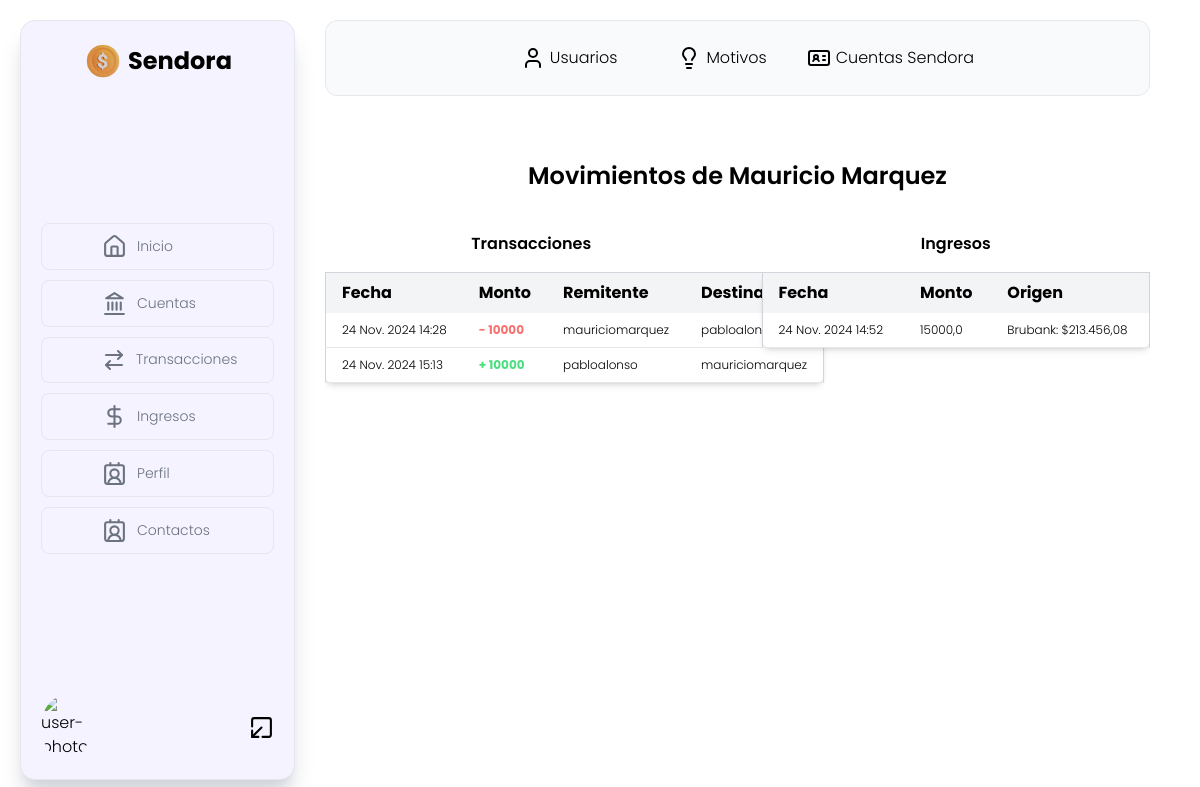
The app's page /movimientos/21/, older data.
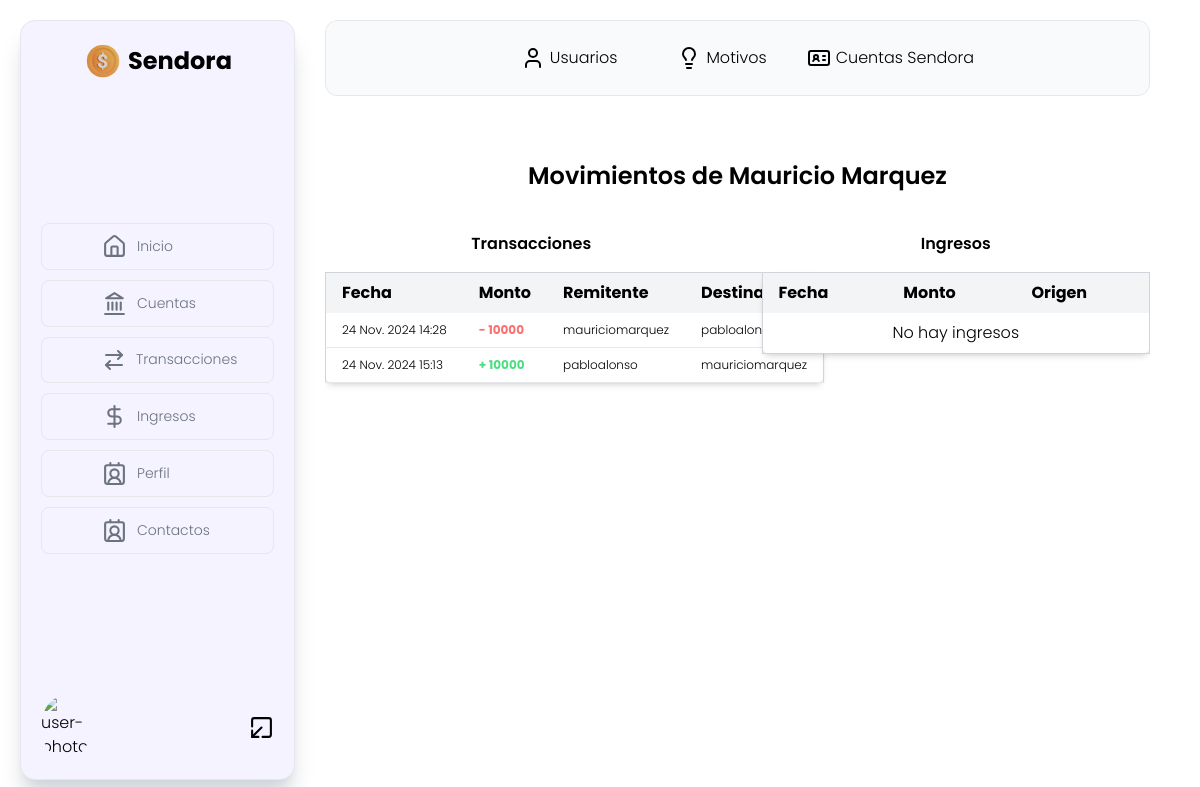
The same page, newer data.
### Apps/Transactions/models.py (models this page shows, shortened)
class Transactions(models.Model):
    monto = models.IntegerField()
    remitente = models.ForeignKey(Users, on_delete=models.CASCADE, related_name="transaciones_como_remitente")
    destinatario = models.ForeignKey(Users, on_delete=models.CASCADE, related_name="transaciones_como_destinatario")
    fecha_y_hora = models.DateTimeField(auto_now_add=True)
    motivo = models.ForeignKey(Motives, on_delete=models.CASCADE, null=True)
    class Meta:
        verbose_name = "Transacion"
        verbose_name_plural = "Transacciones"

### Apps/Users/models.py (models this page shows)
class Users(AbstractUser):
    actualizado = models.DateTimeField(auto_now=True)  # Se actualiza automáticamente
    class Meta:
        db_table = "users"
        verbose_name = "Usuario"
        verbose_name_plural = "Usuarios"
    def __str__(self):
        return f"{self.first_name} {self.last_name}"

### Apps/Income/models.py (models this page shows)
class Incomes(models.Model):
    monto = models.FloatField()
    origen = models.ForeignKey(BankAccounts, on_delete=models.CASCADE)
    destino = models.ForeignKey(SendoraAccounts, on_delete=models.CASCADE, null=True)
    fecha_y_hora = models.DateTimeField(auto_now_add=True)
    class Meta:
        verbose_name = "Ingreso"
        verbose_name_plural = "Ingresos"
    def __str__(self):
        return f"Ingreso N°{self.id}. De {self.origen} a tu cuenta Sendora. Fecha: {self.fecha_y_hora}"

### Apps/Accounts/models.py (models this page shows)
class BankAccounts(models.Model):
    alias = models.CharField(max_length=50)
    titular = models.ForeignKey(Users, on_delete=models.CASCADE,)
    saldo = models.DecimalField(
        default=generar_saldo_aleatorio,  # Usamos la función para generar el saldo aleatorio
        decimal_places=2,
        max_digits=10
    )
    banco  = models.ForeignKey(Banks, on_delete=models.CASCADE, null=True)
    def __str__(self):
        saldo_formateado = f"{self.saldo:,.2f}".replace(",", "X").replace(".", ",").replace("X", ".")
        return f"{self.banco}: ${str(saldo_formateado)}  "
    class Meta:
        verbose_name = "Bancaria"
        verbose_name_plural = "Bancarias"

### Apps/Banks/models.py (models this page shows)
class Banks(models.Model):
    nombre = models.CharField(max_length=50)  # Nombre del banco
    email = models.EmailField(null=True, blank=True)  # Correo electrónico de contacto
    website = models.URLField(null=True, blank=True)  # Sitio web oficial
    def __str__(self):
        return self.nombre
    class Meta:
        verbose_name = "Banco"
        verbose_name_plural = "Bancos"

### Apps/Admin/views.py (the view)
# urls.py: path('movimientos/<int:pk>/', MovimientosView.as_view(), name='movimientos'),
class MovimientosView(ListView):
    template_name = 'movimientos/movimientos.html'
    def get_queryset(self):
        return []  # No se usa queryset base, ya que personalizaremos el contexto.
    def get_context_data(self, **kwargs):
        context = super().get_context_data(**kwargs)
        pk = self.kwargs['pk']
        usuario = get_object_or_404(Users, id=pk)
        context['transacciones'] = Transactions.objects.filter(
            Q(remitente=usuario) | Q(destinatario=usuario)
        )
        sendora_account = get_object_or_404(SendoraAccounts, titular=usuario)
        print(sendora_account.id)
        context['ingresos'] = Incomes.objects.filter(destino=sendora_account)
        print("Usuario:", usuario)
        print("Sendora Account:", sendora_account)
        print("Ingresos encontrados:", context['ingresos'])
        context['usuario'] = usuario
        return context

### Apps/Accounts/models.py (called while the page is built)
    def __str__(self):
        return f"{self.alias} - {self.titular}  "

### processors/es_administrador.py (called while the page is built)
def usuario_es_administrador(request):
    usuario_es_administrador = request.user.groups.filter(name='Administrador').exists() #el metodo exists() verifica si el usuario pertenece a ese grupo
    return {'usuario_es_administrador': usuario_es_administrador}

### processors/profile.py (called while the page is built, shortened)
def get_profile(request):
    if isinstance(request.user, AnonymousUser):
        return {}  # Devuelve un diccionario vacío si el usuario no está autenticado

### Apps/Admin/templates/movimientos/movimientos.html (shortened to what this page needs)
{% extends 'admin-panel.html' %}
{% block panelcontent %}
<div class="container mx-auto py-6">
    <h2 class="text-2xl font-semibold text-center py-10 mx-auto ">Movimientos de {{ usuario }}</h2>
    <div class="flex space-x-6">
        <div class="w-1/2">
            <h2 class=" font-semibold mb-4 text-center">Transacciones</h2>
            <table class="min-w-full bg-white border border-gray-300 rounded-lg shadow-md">
                <thead class="bg-gray-100">
                    <tr>
                        <th class="px-4 py-2 text-left">Fecha</th>
                        <th class="px-4 py-2 text-left">Monto</th>
                        <th class="px-4 py-2 text-left">Remitente</th>
                        <th class="px-4 py-2 text-left">Destinatario</th>
                    </tr>
                </thead>
                <tbody>
                    {% for transaccion in transacciones %}
                    <tr>
                        <td class="px-4 py-2 border-b text-[12px] whitespace-nowrap">{{ transaccion.fecha_y_hora }}</td>
                        <td class="px-4 py-2 border-b text-[12px]">
                            {% if transaccion.remitente.username == usuario.username %}
                                <span class="text-red-400 font-bold rounded-lg">- {{ transaccion.monto }}</span>
                            {% else %}
                                <span class="text-green-400 font-bold rounded-lg">+ {{ transaccion.monto }}</span>
                            {% endif %}
                        </td>
                        <td class="px-4 py-2 border-b text-[12px]">{{ transaccion.remitente.username }}</td>
                        <td class="px-4 py-2 border-b text-[12px]">{{ transaccion.destinatario.username }}</td>
                    </tr>
                    {% empty %}
                    <tr>
                        <td colspan="4" class="px-4 py-2 text-center">No hay transacciones</td>
                    </tr>
                    {% endfor %}
                </tbody>
            </table>
        </div>
        <div class="w-1/2">
            <h2 class=" font-semibold mb-4 text-center">Ingresos</h2>
            <table class="min-w-full bg-white border border-gray-300 rounded-lg shadow-md">
                <thead class="bg-gray-100">
                    <tr>
                        <th class="px-4 py-2 text-left">Fecha</th>
                        <th class="px-4 py-2 text-left">Monto</th>
                        <th class="px-4 py-2 text-left">Origen</th>
                    </tr>
                </thead>
                <tbody>
                    {% for ingreso in ingresos %}
                    <tr>
                        <td class="px-4 py-2 border-b text-[12px]">{{ ingreso.fecha_y_hora }}</td>
                        <td class="px-4 py-2 border-b text-[12px]">{{ ingreso.monto }}</td>
                        <td class="px-4 py-2 border-b text-[12px]">{{ ingreso.origen }}</td>
                    </tr>
                    {% empty %}
                    <tr>
                        <td colspan="3" class="px-4 py-2 text-center">No hay ingresos</td>
                    </tr>
                    {% endfor %}
                </tbody>
            </table>
        </div>
    </div>
</div>
{% endblock %}

Row changes from the older to the newer data that the page shows:
removed Incomes: fecha_y_hora "24 Nov. 2024 14:52", monto "15000,0", origen "Brubank: $213.456,08"
Text that changed along with them:
text now shown: "No hay ingresos"
